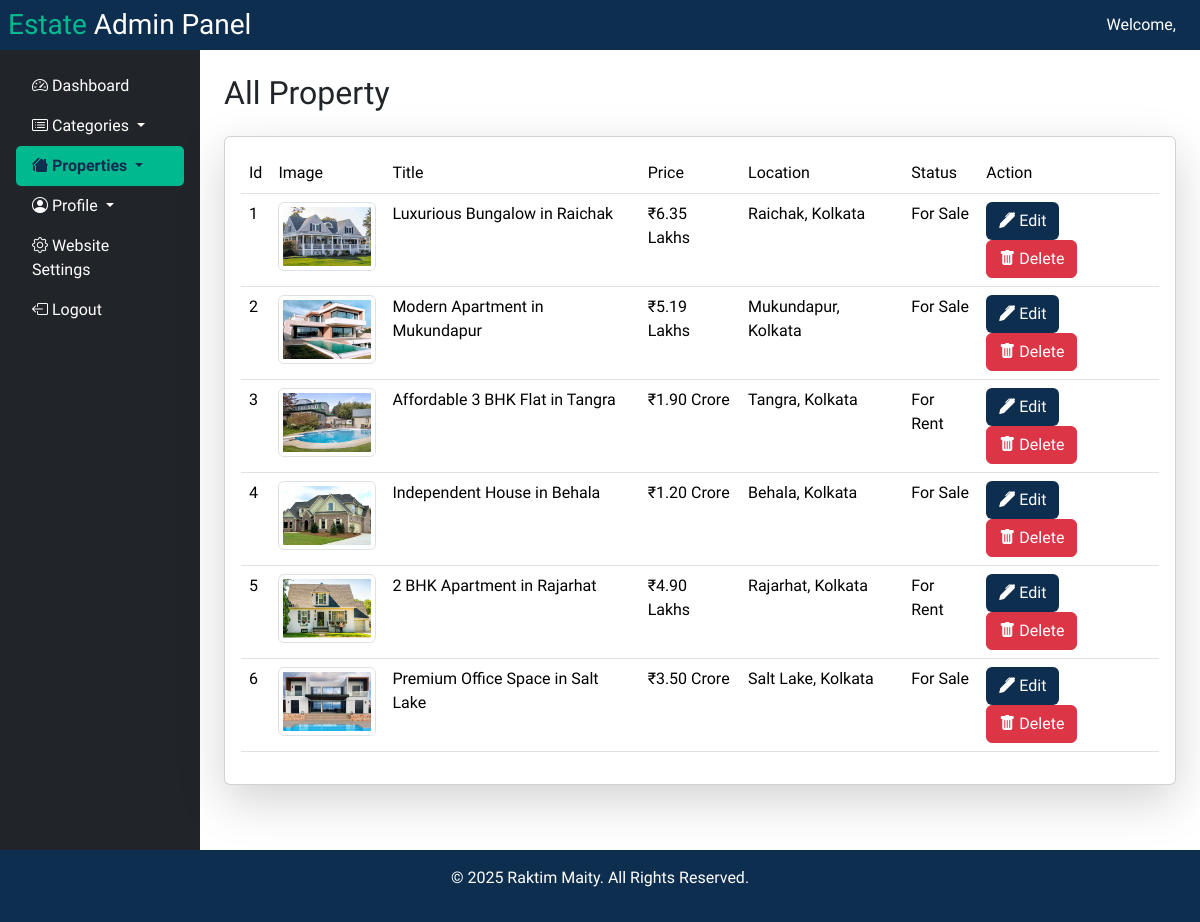
Screenshot of /admin/view_property.php with the database file from the repository.
### tables this page shows
CREATE TABLE `properties` (
  `id` int(11) NOT NULL,
  `title` varchar(255) NOT NULL,
  `description` text NOT NULL,
  `price` varchar(50) NOT NULL,
  `location` varchar(255) NOT NULL,
  `image` varchar(255) DEFAULT NULL,
  `category_id` int(11) NOT NULL,
  `size` int(11) NOT NULL,
  `bedrooms` int(11) NOT NULL,
  `bathrooms` int(11) NOT NULL,
  `status` enum('For Sale','For Rent') NOT NULL,
  `created_at` timestamp NOT NULL DEFAULT current_timestamp()
);

### admin/view_property.php (the view, shortened to what this page needs)
<?php
include '../include/db.php';
?>
<?php include './include/title.php'; ?>
<body>
    <?php include './include/header.php'; ?>
    <div class="container-fluid">
        <div class="row">
            <?php include './include/sidebar.php'; ?>
            <main class="col-md-10 col-12 p-4">
                <h2 class="mb-4">All Property</h2>
                <div class="card shadow-lg">
                    <div class="card-body">
                        <div class="table-responsive">
                            <table class="table table-hover">
                                <thead>
                                    <th>Id</th>
                                    <th>Image</th>
                                    <th>Title</th>
                                    <th>Price</th>
                                    <th>Location</th>
                                    <th>Status</th>
                                    <th>Action</th>
                                </thead>
                                <tbody>
                                    <?php
                                    $count = 1;
                                    $query = "SELECT p.id, p.title, p.description, p.price, p.location, p.size, p.bedrooms, p.bathrooms, p.status,
                        c.name AS category_name, p.image
                        FROM properties p
                        JOIN categories c ON p.category_id = c.id
                        GROUP BY p.id";
                                    $run_query = mysqli_query($conn, $query);
                                    while ($data = mysqli_fetch_array($run_query)) {
                                    ?>
                                        <tr>
                                            <td><?= $count ?></td>
                                            <td><img class="img-thumbnail" src="./<?= $data['image'] ?>" alt="" width="100"></td>
                                            <td><?= $data['title'] ?></td>
                                            <td><?= $data['price'] ?></td>
                                            <td><?= $data['location'] ?></td>
                                            <td><?= $data['status'] ?></td>
                                            <td>
                                                <button type="button" class="btn" style="background-color: #0E2E50; color: #fff;" data-bs-toggle="modal" data-bs-target="#exampleModal<?= $data['id'] ?>"><i class="bi bi-pen-fill"></i> Edit </button>
                                                <a href="./view_property.php?del=<?= $data['id'] ?>">
                                                    <button type="button" class="btn btn-danger"><i class="bi bi-trash-fill"></i> Delete </button>
                                                </a>
                                            </td>
                                        </tr>
                                    <?php
                                        $count++;
                                    }
                                    ?>
                                </tbody>
                            </table>
                        </div>
                    </div>
                </div>
            </main>
        </div>
    </div>
    <?php include './include/footer.php'; ?>
</body>
</html>

### admin/include/title.php (shortened to what this page needs)
<!DOCTYPE html>
<html lang="en">
<head>
    <link href="https://cdn.jsdelivr.net/npm/bootstrap@5.3.3/dist/css/bootstrap.min.css" rel="stylesheet">
    <link rel="stylesheet" href="https://cdn.jsdelivr.net/npm/bootstrap-icons@1.11.3/font/bootstrap-icons.min.css">
</head>

### admin/include/header.php (shortened to what this page needs)
<header class="text-white d-flex justify-content-between align-items-center flex-wrap p-2" style="background-color: #0E2E50;">
    <h3 class="m-0">
        <a href="./" style="text-decoration: none; color: #00B98E;">Estate <span class="text-white">Admin Panel</span></a>
    </h3>
    <span class="me-3 mt-2 mt-md-0">Welcome, <strong><?php echo $_SESSION['name'] ?></strong></span>
</header>

### admin/include/sidebar.php (shortened to what this page needs)
<?php
$currentPage = basename($_SERVER['PHP_SELF']);
?>
<nav class="col-md-2 col-12 bg-dark text-white p-3 min-vh-100 collapse d-md-block" id="sidebarMenu">
    <ul class="nav flex-column">
        <li class="nav-item">
            <a class="nav-link text-white <?= $currentPage == 'index.php' ? 'active-link' : '' ?>" href="./">
            <i class="bi bi-speedometer2"></i>  Dashboard
            </a>
        </li>
        <li class="nav-item dropdown">
            <a class="nav-link dropdown-toggle text-white <?= ($currentPage == 'add_category.php' || $currentPage == 'view_category.php') ? 'active-link' : '' ?>"
                href="#" id="categoryDropdown" role="button" data-bs-toggle="dropdown" aria-expanded="false">
                <i class="bi bi-card-list"></i> Categories
            </a>
        </li>
        <li class="nav-item dropdown">
            <a class="nav-link dropdown-toggle text-white <?= ($currentPage == 'add_property.php' || $currentPage == 'view_property.php') ? 'active-link' : '' ?>"
                href="#" id="propertyDropdown" role="button" data-bs-toggle="dropdown" aria-expanded="false">
                <i class="bi bi-houses-fill"></i> Properties
            </a>
        </li>
        <li class="nav-item dropdown">
            <a class="nav-link dropdown-toggle text-white <?= ($currentPage == 'profile.php' || $currentPage == 'password.php') ? 'active-link' : '' ?>"
                href="#" id="propertyDropdown" role="button" data-bs-toggle="dropdown" aria-expanded="false">
                <i class="bi bi-person-circle"></i> Profile
            </a>
        </li>
        <li class="nav-item">
            <a class="nav-link text-white <?= $currentPage == 'website_setting.php' ? 'active-link' : '' ?>" href="./website_setting.php">
            <i class="bi bi-gear"></i>  Website Settings
            </a>
        </li>
        <li class="nav-item">
            <a class="nav-link text-white <?= $currentPage == 'logout.php' ? 'active-link' : '' ?>" href="./logout.php">
            <i class="bi bi-box-arrow-left"></i>  Logout
            </a>
        </li>
    </ul>
</nav>

### admin/include/footer.php (shortened to what this page needs)
<footer class="text-white text-center p-3" style="background-color: #0E2E50;">
    <p>&copy; 2025 Raktim Maity. All Rights Reserved.</p>
</footer>

### admin/include/title.php (style rules this page uses)
* { font-family: "Liter", serif; font-weight: 400; font-style: normal; }
body { display: flex; flex-direction: column; min-height: 100vh; }
footer { margin-top: auto; }
.active-link { background-color: #00B98E !important; color: #0E2E50 !important; font-weight: bold; border-radius: 5px; }

### rows the page displays
properties: image (picture), title "Luxurious Bungalow in Raichak", price "₹6.35 Lakhs", location "Raichak, Kolkata", status "For Sale"
properties: image (picture), title "Modern Apartment in Mukundapur", price "₹5.19 Lakhs", location "Mukundapur, Kolkata", status "For Sale"
properties: image (picture), title "Affordable 3 BHK Flat in Tangra", price "₹1.90 Crore", location "Tangra, Kolkata", status "For Rent"
properties: image (picture), title "Independent House in Behala", price "₹1.20 Crore", location "Behala, Kolkata", status "For Sale"
properties: image (picture), title "2 BHK Apartment in Rajarhat", price "₹4.90 Lakhs", location "Rajarhat, Kolkata", status "For Rent"
properties: image (picture), title "Premium Office Space in Salt Lake", price "₹3.50 Crore", location "Salt Lake, Kolkata", status "For Sale"
